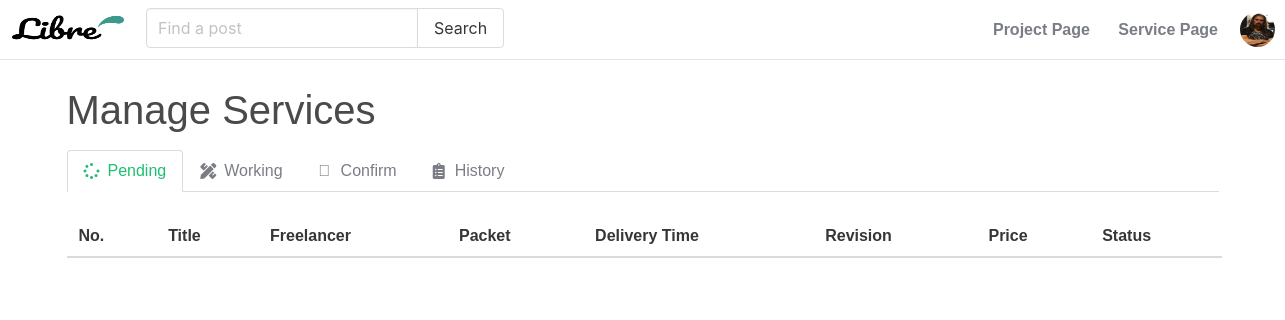
Before: /servicelist/ (signed in) with the older database file.
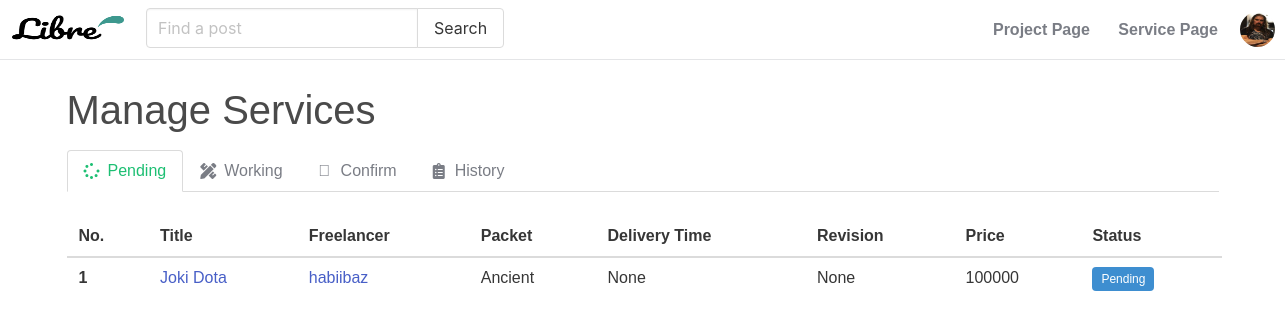
After: the same page with the newer database file.
### account/models.py (models this page shows, shortened)
class ServiceList(models.Model):
	sl_id					= models.IntegerField(primary_key=True)
	status					= models.CharField(max_length=20, default='pending')
	service					= models.ForeignKey(settings.AUTH_SERVICE_MODEL, on_delete=models.CASCADE)
	user 					= models.ForeignKey(settings.AUTH_USER_MODEL, on_delete=models.CASCADE)
	basic_packet			= models.ForeignKey(settings.AUTH_BASIC_MODEL, on_delete=models.CASCADE, blank=False, null=True)
	standard_packet			= models.ForeignKey(settings.AUTH_STANDARD_MODEL, on_delete=models.CASCADE, blank=False, null=True)
	premium_packet			= models.ForeignKey(settings.AUTH_PREMIUM_MODEL, on_delete=models.CASCADE, blank=False, null=True)
	rating 					= models.IntegerField(validators=[MaxValueValidator(5), MinValueValidator(0)], null=True)
	feedback				= models.CharField(max_length=2000, null=True)
	timestamp	 			= models.DateTimeField(auto_now_add=True, verbose_name="timestamp")

class Account (AbstractBaseUser):
	email					= models.EmailField(verbose_name='email', unique= True)
	username				= models.CharField(max_length=30, unique=True)
	date_joined				= models.DateTimeField(verbose_name='date joined', auto_now_add=True)
	last_login				= models.DateTimeField(verbose_name='last login', auto_now=True)
	is_admin				= models.BooleanField(default=False)
	is_active				= models.BooleanField(default=True)
	is_staff				= models.BooleanField(default=False)
	is_superuser			= models.BooleanField(default=False)
	image					= models.ImageField(upload_to=upload_location, null=True, blank=True)
	first_name				= models.CharField(max_length=50, null=True, blank=True)
	last_name				= models.CharField(max_length=50, null=True, blank=True)
	origin					= models.CharField(max_length=50, null=True, blank=True)
	status					= models.CharField(max_length=50, null=True, blank=True)
	description				= models.TextField(max_length=2000, null=True, blank=True)
	wallet					= models.BigIntegerField(default=0)
	slug 					= models.SlugField()
	USERNAME_FIELD = 'email'
	REQUIRED_FIELDS = ['username']
	objects = MyAccountManager()

### service/models.py (models this page shows, shortened)
class ServicePost(models.Model):
	title 					= models.CharField(max_length=50, null=False, blank=False)
	description				= models.TextField(max_length=2000, null=False, blank=False)
	date_published 			= models.DateTimeField(auto_now_add=True, verbose_name="date published")
	date_updated 			= models.DateTimeField(auto_now=True, verbose_name="date updated")
	author 					= models.ForeignKey(settings.AUTH_USER_MODEL, on_delete=models.CASCADE)
	category				= models.ForeignKey(settings.AUTH_CAT_MODEL, on_delete=models.CASCADE, null=True, blank=True)
	subcategory				= models.ForeignKey(settings.AUTH_SUBCAT_MODEL, on_delete=models.CASCADE, null=True, blank=True)
	image		 			= models.ImageField(upload_to=upload_location, null=True, blank=True)
	slug 					= models.SlugField()

class StandardPacket(models.Model):
    standard_id             = models.IntegerField(primary_key=True)
    standard_name 			= models.CharField(max_length=100, null=True, blank=True)
    standard_desc 			= models.CharField(max_length=100, null=True, blank=True)
    standard_delivery 		= models.PositiveIntegerField(blank=True, null=True)
    standard_revision 		= models.PositiveIntegerField(blank=True, null=True)
    standard_price 			= models.BigIntegerField(blank=False, null=True)
    packet_service			= models.ForeignKey(ServicePost, on_delete=models.CASCADE, null=True, blank=True)
    tipe_packet             = models.CharField(max_length=20,default='standard')

### account/views.py (the view)
# urls.py: path('servicelist/', service_view, name='servicelist'),
@login_required
def service_view(request):
	context={}
	user = request.user
	service_pending = ServiceList.objects.filter(user=request.user, status='pending').all()
	service_working = ServiceList.objects.filter(user=request.user, status='working').all()
	service_rejected = ServiceList.objects.filter(user=request.user, status='rejected').all()
	service_waiting = ServiceList.objects.filter(user=request.user, status='waiting').all()
	service_revision = ServiceList.objects.filter(user=request.user, status='revision').all()
	service_canceled = ServiceList.objects.filter(user=request.user, status='canceled').all()
	service_finished = ServiceList.objects.filter(user=request.user, status='finished').all()
	account = Account.objects.filter(email=request.user.email).first()
	context['service_pending'] = service_pending
	context['service_working'] = service_working
	context['service_rejected'] = service_rejected
	context['service_waiting'] = service_waiting
	context['service_revision'] = service_revision
	context['service_canceled'] = service_canceled
	context['service_finished'] = service_finished
	context['account'] = account
	return render(request, 'account/listservice.html', context)

### account/templates/account/listservice.html (shortened to what the changed rows need)
{% load static %}
<!DOCTYPE html>
<html>
    <head>
        <link rel="stylesheet" href="https://cdn.jsdelivr.net/npm/bulma@0.9.2/css/bulma.min.css">
        <link rel="stylesheet" href="https://pro.fontawesome.com/releases/v5.10.0/css/all.css"/>
        <link rel="stylesheet" type="text/css" href="{% static 'css/main.css' %}">
    </head>
    <body>
        {% if request.user.is_authenticated %}
          <div class="container" style="margin-top: 80px;">
          <div id="tab-content">
            <table style="width: 1155px;" class="table" id="prj-pending">
              <thead>
                <tr>
                  <th>No.</th>
                  <th>Title</th>
                  <th>Freelancer</th>
                  <th>Packet</th>
                  <th>Delivery Time</th>
                  <th>Revision</th>
                  <th>Price</th>
                  <th>Status</th>
                </tr>
              </thead>
              <tbody>
                {% for prj in service_pending %}
                <tr>
                  <th>{{ forloop.counter }}</th>
                  <td>
                    <a href="{% url 'service:detail-service' prj.service.slug %}">
                      {{ prj.service.title }}
                    </a>
                  </td>
                  <td>
                    <a href="{% url 'profile' prj.service.author.slug %}">
                      {{ prj.service.author.username }}
                    </a>
                  </td>
                  <td>{{ prj.basic_packet.basic_name }}{{ prj.standard_packet.standard_name }}{{ prj.premium_packet.premium_name }}</td>
                  <td>{{ prj.basic_packet.basic_delivery }}{{ prj.standard_packet.standard_delivery }}{{ prj.premium_packet.premium_delivery }}</td>
                  <td>{{ prj.basic_packet.basic_revision }}{{ prj.standard_packet.standard_revision }}{{ prj.premium_packet.premium_revision }}</td>
                  <td>{{ prj.basic_packet.basic_price }}{{ prj.standard_packet.standard_price }}{{ prj.premium_packet.premium_price }}</td>
                  <td>
                    <span class="tag is-info">Pending</span>
                  </td>
                </tr>
                {% endfor %}
              </tbody>
            </table>
          </div>
          </div>
    {% endif %}
    </body>
</html>

Changed rows visible on the page:
added ServiceList: service "Joki Dota", service.author.username "habiibaz", standard_packet.standard_name "Ancient", standard_packet.standard_delivery "None", standard_packet.standard_revision "None", standard_packet.standard_price "100000"
